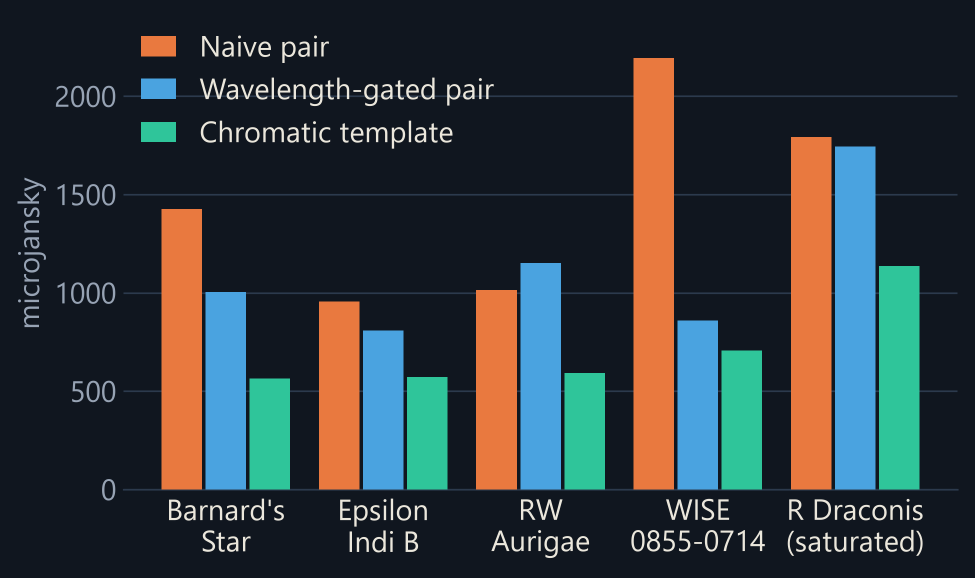
#> input picture presentation/assets/chart_f50.png, 1950 x 1155 px (shown at 1/2 size)
$ python caption_chart.py
#> lines starting #> are read from the running program, lines starting #| are printed output that depends on the picture
"""Adds a two-line plain caption under presentation/assets/chart_f50.png -> submission/media/07_results_chart.png.

The chart itself is a matplotlib plot of measured numbers (docs/RESULTS.md, section 2, column
"f50, blank sky"); this script only adds text below it. No SI-generated imagery.
SI disclosure: written with the help of an SI coding assistant (Claude), checked by the team.
"""
from pathlib import Path

from PIL import Image, ImageDraw, ImageFont

root = Path(__file__).resolve().parent.parent
src = Image.open(root / "presentation" / "assets" / "chart_f50.png").convert("RGB")
bg = src.getpixel((3, 3))
#> bg = (16, 22, 31)
lines = [
    "Faintest moving test source found half the time, on blank sky. Lower is better.",
    "Real SPHEREx images; all three methods held to the same false-detection rate (0.5 per frame).",
]
font = ImageFont.truetype("segoeui.ttf", 40)
pad, lh = 40, 58
out = Image.new("RGB", (src.width, src.height + pad + lh * len(lines) + 20), bg)
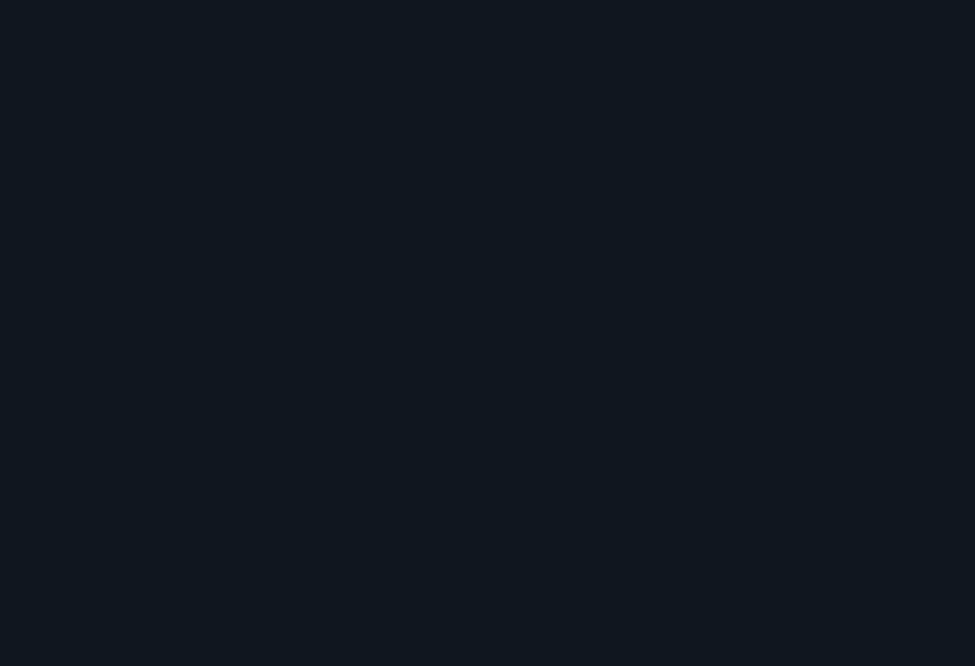
#> out: PIL image 1950x1331 RGB (shown at 1/2 size); mean R, G, B 16, 22, 31
out.paste(src, (0, 0))
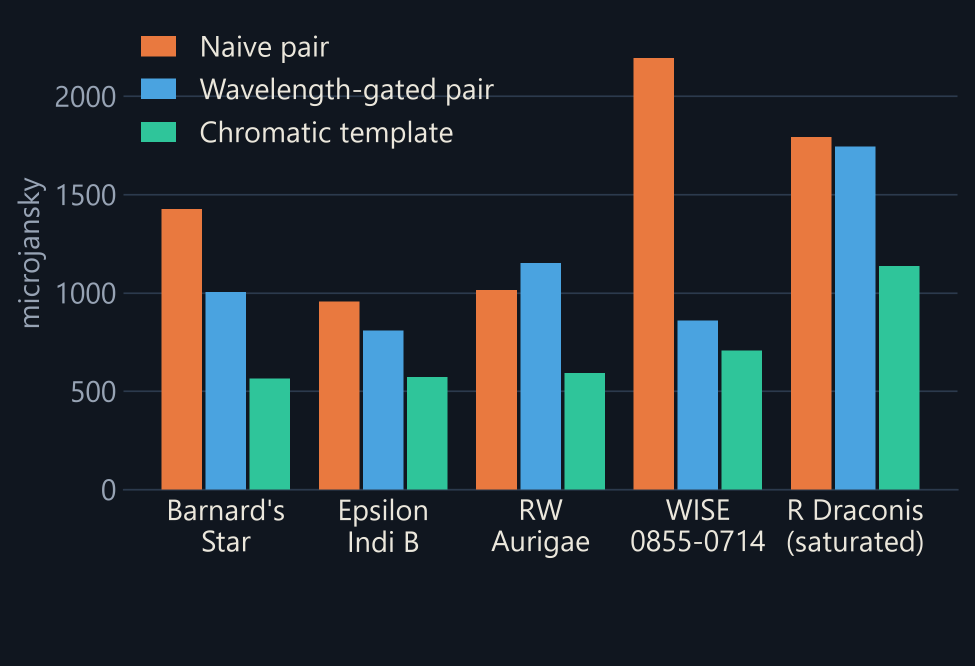
#> out: PIL image 1950x1331 RGB (shown at 1/2 size); mean R, G, B 45.2, 52.5, 56.5
d = ImageDraw.Draw(out)
for i, t in enumerate(lines):
    w = d.textlength(t, font=font)
    assert w < src.width - 40, (t, w)
    d.text(((src.width - w) / 2, src.height + pad // 2 + i * lh), t, font=font, fill=(232, 228, 216) if i == 0 else (160, 170, 185))
#> this loop made 2 passes
#> w on passes 1 to 2: 1555.5, 1906.4
dst = Path(__file__).resolve().parent / "media" / "07_results_chart.png"
out.save(dst, optimize=True)
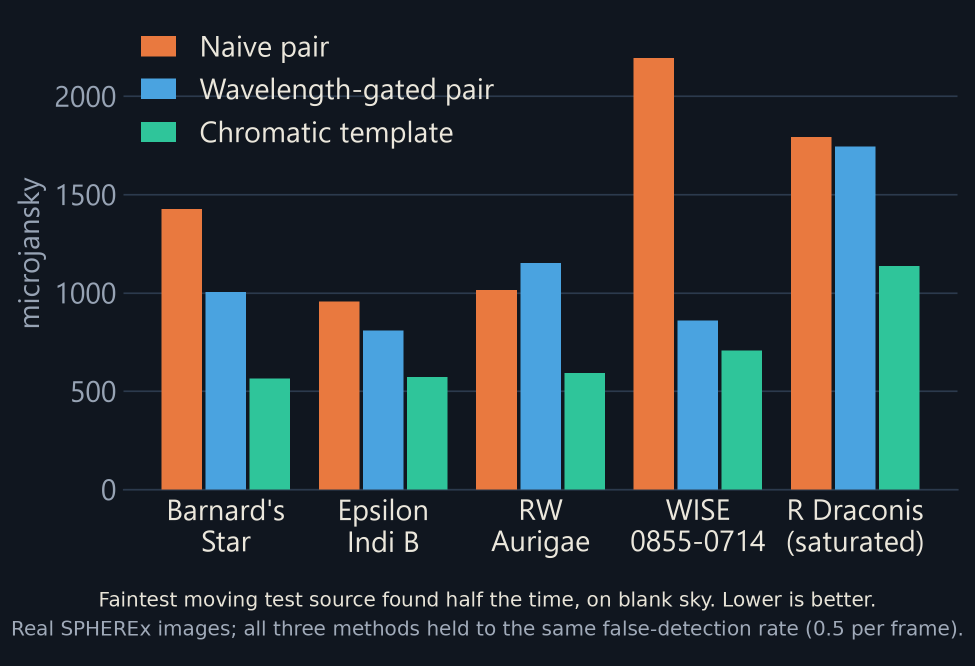
#> saved as 07_results_chart.png: PIL image 1950x1331 RGB (shown at 1/2 size); mean R, G, B 47, 54.3, 58.2
print(dst, out.size)
#| submission/media/07_results_chart.png (1950, 1331)

$ run again, with presentation/assets/app_spectrum.png copied over presentation/assets/chart_f50.png
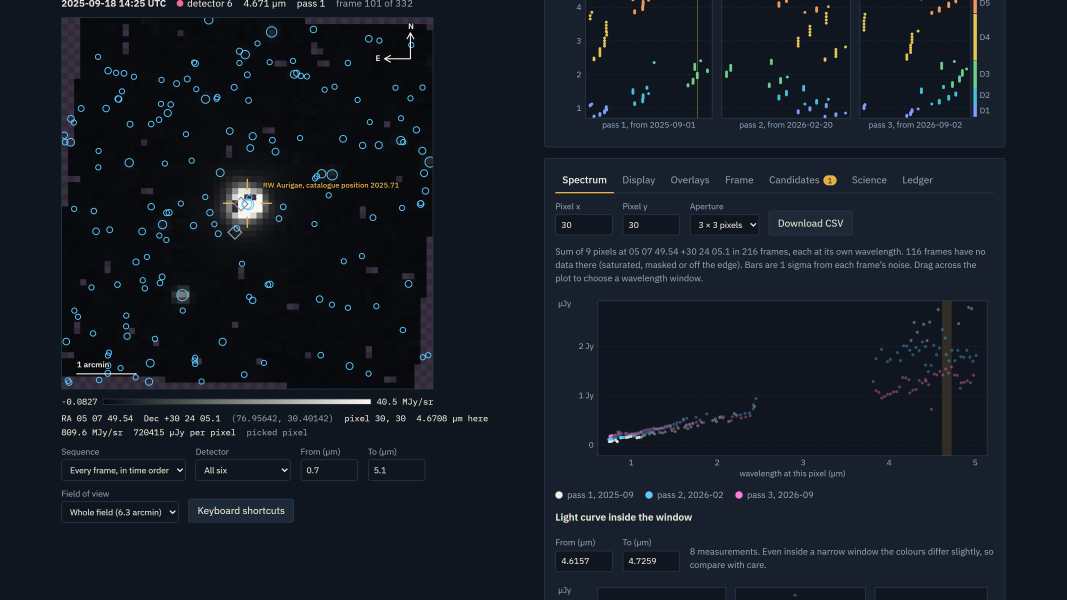
#> input picture presentation/assets/app_spectrum.png, 3200 x 1800 px (shown at 1/3 size)
#> src is the input picture: PIL image 3200x1800 RGB; mean R, G, B 21, 27.2, 36
#> bg = (16, 22, 31)
#> `out.paste(src, (0, 0))`:
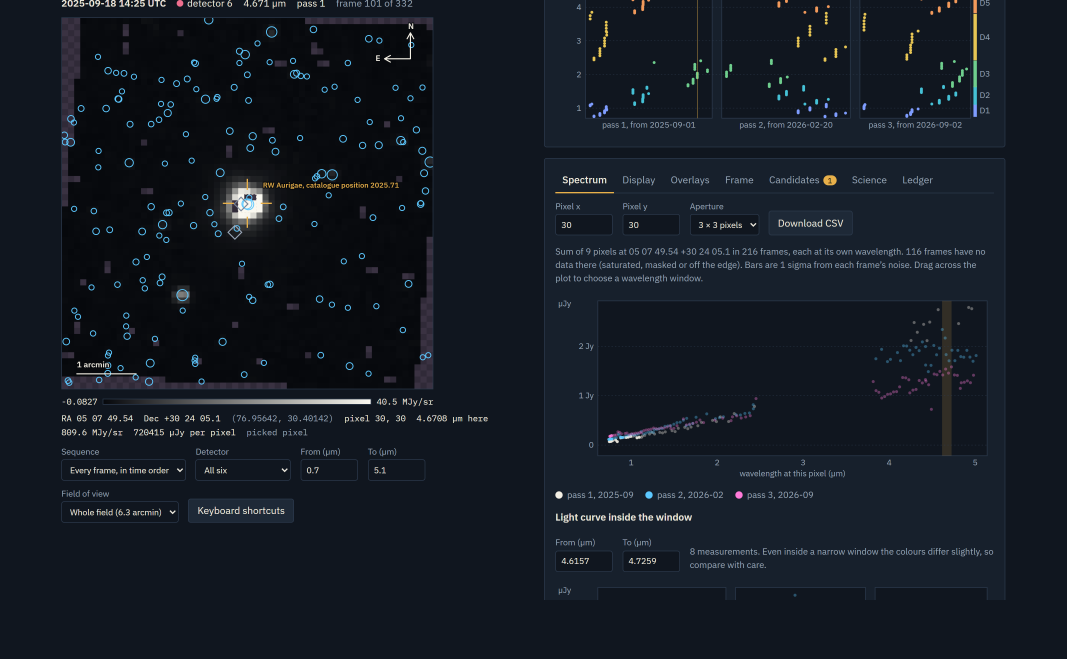
#> out: PIL image 3200x1976 RGB (shown at 1/3 size); mean R, G, B 20.5, 26.7, 35.6
#> the loop `for i, t in enumerate(lines):` made 2 passes
#> w on passes 1 to 2: 1555.5, 1906.4
#> `out.save(dst, optimize=True)`:
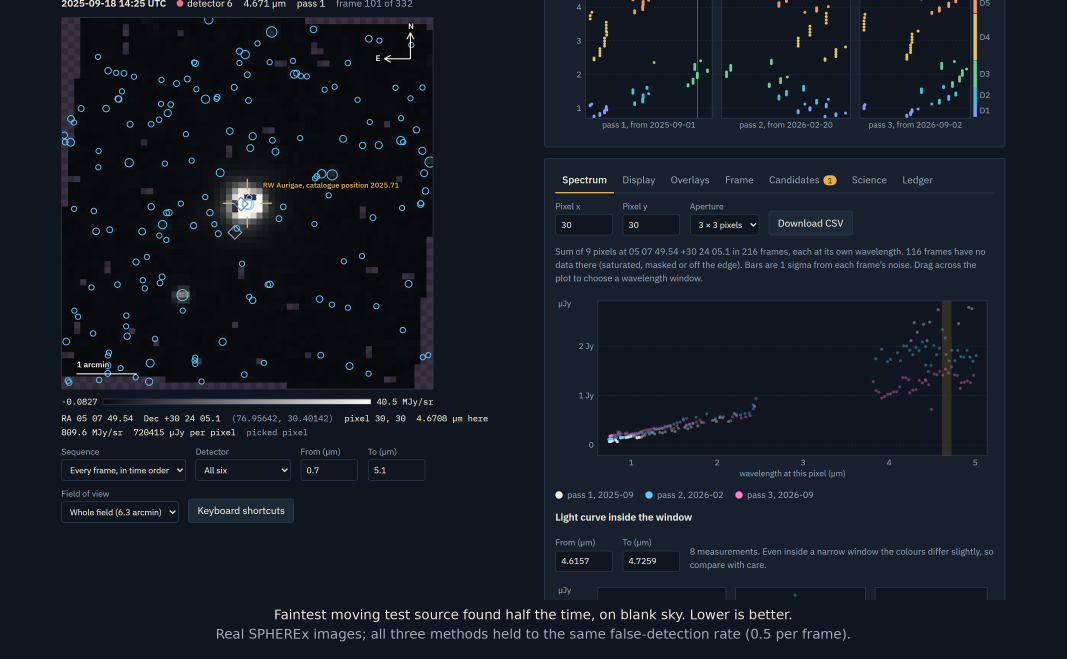
#> saved as 07_results_chart.png: PIL image 3200x1976 RGB (shown at 1/3 size); mean R, G, B 21.2, 27.5, 36.3
#| submission/media/07_results_chart.png (3200, 1976)
